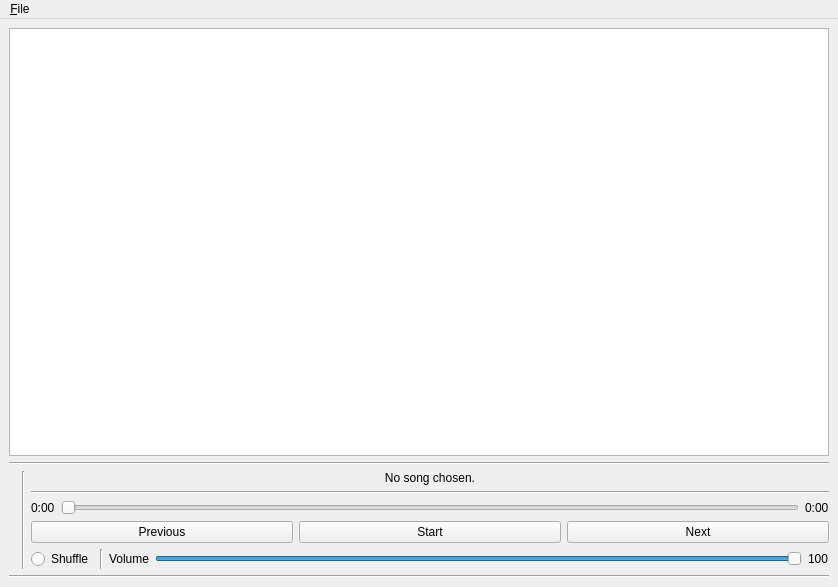
<?xml version="1.0" encoding="UTF-8"?>
<ui version="4.0">
 <class>MainWindow</class>
 <widget class="QMainWindow" name="MainWindow">
  <property name="geometry">
   <rect>
    <x>0</x>
    <y>0</y>
    <width>838</width>
    <height>587</height>
   </rect>
  </property>
  <property name="windowTitle">
   <string>MainWindow</string>
  </property>
  <property name="statusTip">
   <string/>
  </property>
  <widget class="QWidget" name="centralwidget">
   <layout class="QGridLayout" name="gridLayout">
    <item row="0" column="0">
     <layout class="QVBoxLayout" name="verticalLayout_2">
      <item>
       <widget class="QTableView" name="tableView">
        <property name="selectionBehavior">
         <enum>QAbstractItemView::SelectRows</enum>
        </property>
        <attribute name="horizontalHeaderCascadingSectionResizes">
         <bool>false</bool>
        </attribute>
        <attribute name="horizontalHeaderDefaultSectionSize">
         <number>100</number>
        </attribute>
        <attribute name="horizontalHeaderHighlightSections">
         <bool>false</bool>
        </attribute>
        <attribute name="horizontalHeaderStretchLastSection">
         <bool>false</bool>
        </attribute>
        <attribute name="verticalHeaderVisible">
         <bool>false</bool>
        </attribute>
       </widget>
      </item>
      <item>
       <widget class="Line" name="line_2">
        <property name="orientation">
         <enum>Qt::Horizontal</enum>
        </property>
       </widget>
      </item>
      <item>
       <layout class="QHBoxLayout" name="horizontalLayout_4">
        <item>
         <widget class="QLabel" name="coverLabel">
          <property name="sizePolicy">
           <sizepolicy hsizetype="Minimum" vsizetype="Minimum">
            <horstretch>0</horstretch>
            <verstretch>0</verstretch>
           </sizepolicy>
          </property>
          <property name="text">
           <string/>
          </property>
         </widget>
        </item>
        <item>
         <widget class="Line" name="line_5">
          <property name="orientation">
           <enum>Qt::Vertical</enum>
          </property>
         </widget>
        </item>
        <item>
         <layout class="QVBoxLayout" name="verticalLayout">
          <item>
           <widget class="QLabel" name="playedSongLabel">
            <property name="sizePolicy">
             <sizepolicy hsizetype="Preferred" vsizetype="Preferred">
              <horstretch>0</horstretch>
              <verstretch>0</verstretch>
             </sizepolicy>
            </property>
            <property name="text">
             <string>No song chosen.</string>
            </property>
            <property name="alignment">
             <set>Qt::AlignCenter</set>
            </property>
           </widget>
          </item>
          <item>
           <widget class="Line" name="line_3">
            <property name="orientation">
             <enum>Qt::Horizontal</enum>
            </property>
           </widget>
          </item>
          <item>
           <layout class="QHBoxLayout" name="horizontalLayout_3">
            <item>
             <widget class="QLabel" name="progressLabel">
              <property name="text">
               <string>0:00</string>
              </property>
             </widget>
            </item>
            <item>
             <widget class="QSlider" name="progressSlider">
              <property name="orientation">
               <enum>Qt::Horizontal</enum>
              </property>
             </widget>
            </item>
            <item>
             <widget class="QLabel" name="durationLabel">
              <property name="text">
               <string>0:00</string>
              </property>
             </widget>
            </item>
           </layout>
          </item>
          <item>
           <layout class="QHBoxLayout" name="horizontalLayout_2">
            <item>
             <widget class="QPushButton" name="previousButton">
              <property name="text">
               <string>Previous</string>
              </property>
             </widget>
            </item>
            <item>
             <widget class="QPushButton" name="playButton">
              <property name="text">
               <string>Start</string>
              </property>
             </widget>
            </item>
            <item>
             <widget class="QPushButton" name="nextButton">
              <property name="text">
               <string>Next</string>
              </property>
             </widget>
            </item>
           </layout>
          </item>
          <item>
           <layout class="QHBoxLayout" name="horizontalLayout">
            <item>
             <widget class="QRadioButton" name="shuffleButton">
              <property name="text">
               <string>Shuffle</string>
              </property>
             </widget>
            </item>
            <item>
             <widget class="Line" name="line">
              <property name="orientation">
               <enum>Qt::Vertical</enum>
              </property>
             </widget>
            </item>
            <item>
             <widget class="QLabel" name="volumeLabel">
              <property name="text">
               <string>Volume</string>
              </property>
             </widget>
            </item>
            <item>
             <widget class="QSlider" name="volumeSlider">
              <property name="maximum">
               <number>100</number>
              </property>
              <property name="value">
               <number>100</number>
              </property>
              <property name="orientation">
               <enum>Qt::Horizontal</enum>
              </property>
             </widget>
            </item>
            <item>
             <widget class="QLabel" name="volumeValueLabel">
              <property name="text">
               <string>100</string>
              </property>
             </widget>
            </item>
           </layout>
          </item>
         </layout>
        </item>
       </layout>
      </item>
      <item>
       <widget class="Line" name="line_4">
        <property name="orientation">
         <enum>Qt::Horizontal</enum>
        </property>
       </widget>
      </item>
     </layout>
    </item>
   </layout>
  </widget>
  <widget class="QMenuBar" name="menubar">
   <property name="geometry">
    <rect>
     <x>0</x>
     <y>0</y>
     <width>838</width>
     <height>20</height>
    </rect>
   </property>
   <widget class="QMenu" name="menu_File">
    <property name="title">
     <string>&amp;File</string>
    </property>
    <addaction name="action_Open_files"/>
    <addaction name="action_Delete_files"/>
    <addaction name="action_Clear_playlist"/>
   </widget>
   <addaction name="menu_File"/>
  </widget>
  <action name="action_Open_files">
   <property name="text">
    <string>&amp;Open files</string>
   </property>
  </action>
  <action name="action_Delete_files">
   <property name="text">
    <string>&amp;Delete files</string>
   </property>
  </action>
  <action name="action_Clear_playlist">
   <property name="text">
    <string>&amp;Clear playlist</string>
   </property>
  </action>
 </widget>
 <tabstops>
  <tabstop>progressSlider</tabstop>
  <tabstop>previousButton</tabstop>
  <tabstop>playButton</tabstop>
  <tabstop>nextButton</tabstop>
  <tabstop>shuffleButton</tabstop>
  <tabstop>volumeSlider</tabstop>
  <tabstop>tableView</tabstop>
 </tabstops>
 <resources/>
 <connections>
  <connection>
   <sender>volumeSlider</sender>
   <signal>valueChanged(int)</signal>
   <receiver>volumeValueLabel</receiver>
   <slot>setNum(int)</slot>
   <hints>
    <hint type="sourcelabel">
     <x>246</x>
     <y>446</y>
    </hint>
    <hint type="destinationlabel">
     <x>379</x>
     <y>452</y>
    </hint>
   </hints>
  </connection>
 </connections>
</ui>
